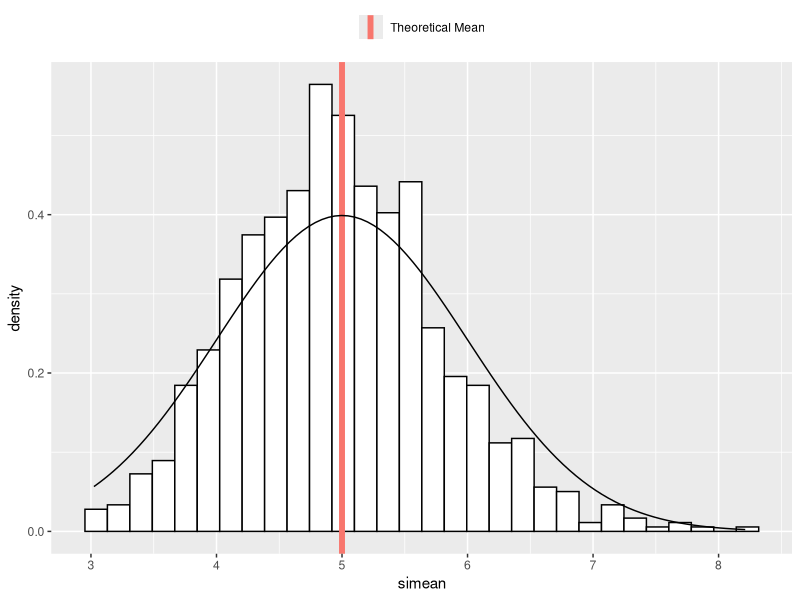
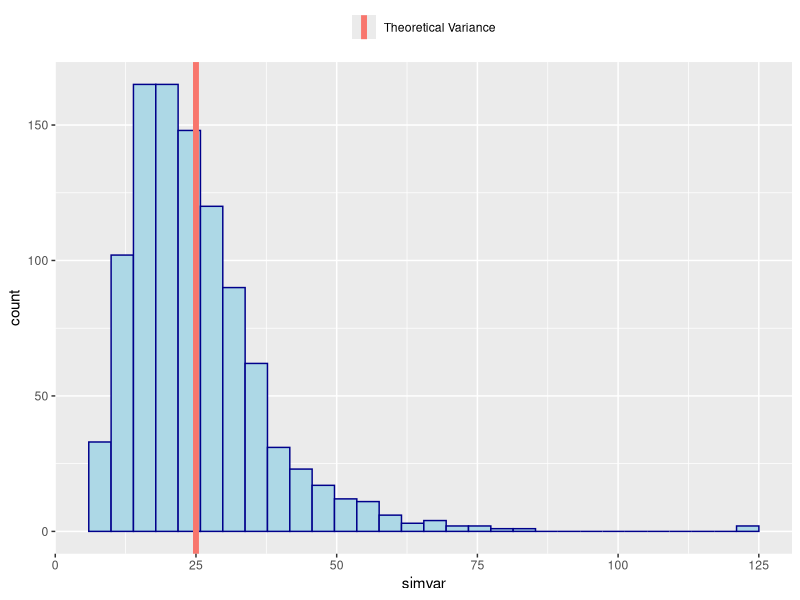

Recreate these plots in R, in order. (Note: this script raises an error after producing the figures.)
## ---- chunk 1
knitr::opts_chunk$set(echo = TRUE)
library(ggplot2)
library(datasets)
library(dplyr)
## ---- chunk 2
set.seed(1000)
simulate <- matrix(rexp(1000*40, 0.2), nrow = 1000, ncol = 40)
simulatemean <-as.data.frame(apply(simulate, 1, mean))
colnames(simulatemean)<-"simean"
simulatevar<-as.data.frame(apply(simulate, 1, var))
colnames(simulatevar)<-"simvar"

ggplot(simulatemean,aes(x=simean))+
  geom_histogram(aes(y =..density..),color="black", fill="white")+
  geom_vline(aes(xintercept=5,color = "Theoretical Mean"), size=2)+
  theme(legend.title=element_blank(),legend.position = "top",legend.background = element_blank())+
  stat_function(fun = dnorm,args = list(mean = 5,sd = 1))


ggplot(simulatevar,aes(x=simvar))+
  geom_histogram(color="darkblue", fill="lightblue")+
  geom_vline(aes(xintercept=1/0.04,color = "Theoretical Variance"), size=2)+
  theme(legend.title=element_blank(),legend.position = "top",legend.background=element_blank())
## ---- chunk 3
data<-ToothGrowth
data%>%group_by(supp,dose)%>%summarise(mean(len))
## ---- chunk 4
t.test(len ~ supp, paired = FALSE, var.equal = FALSE, data = ToothGrowth)
t.test(len ~ supp, var.equal = F, data =filter(ToothGrowth,dose==0.5))
t.test(len ~ supp, var.equal = F, data =filter(ToothGrowth,dose==1))
t.test(len ~ supp, var.equal = F, data =filter(ToothGrowth,dose==2))
